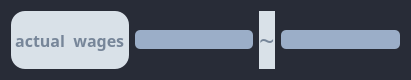
  <widget class="QWidget" name="horizontalLayoutWidget_2">
   <property name="geometry">
    <rect>
     <x>70</x>
     <y>140</y>
     <width>411</width>
     <height>80</height>
    </rect>
   </property>
   <property name="palette">
    <palette>
     <active>
      <colorrole role="WindowText">
       <brush brushstyle="SolidPattern">
        <color alpha="255">
         <red>119</red>
         <green>134</green>
         <blue>153</blue>
        </color>
       </brush>
      </colorrole>
      <colorrole role="Button">
       <brush brushstyle="SolidPattern">
        <color alpha="255">
         <red>40</red>
         <green>44</green>
         <blue>55</blue>
        </color>
       </brush>
      </colorrole>
      <colorrole role="Text">
       <brush brushstyle="SolidPattern">
        <color alpha="255">
         <red>119</red>
         <green>134</green>
         <blue>153</blue>
        </color>
       </brush>
      </colorrole>
      <colorrole role="ButtonText">
       <brush brushstyle="SolidPattern">
        <color alpha="255">
         <red>119</red>
         <green>134</green>
         <blue>153</blue>
        </color>
       </brush>
      </colorrole>
      <colorrole role="Base">
       <brush brushstyle="SolidPattern">
        <color alpha="255">
         <red>40</red>
         <green>44</green>
         <blue>55</blue>
        </color>
       </brush>
      </colorrole>
      <colorrole role="Window">
       <brush brushstyle="SolidPattern">
        <color alpha="255">
         <red>40</red>
         <green>44</green>
         <blue>55</blue>
        </color>
       </brush>
      </colorrole>
      <colorrole role="PlaceholderText">
       <brush brushstyle="SolidPattern">
        <color alpha="128">
         <red>119</red>
         <green>134</green>
         <blue>153</blue>
        </color>
       </brush>
      </colorrole>
     </active>
     <inactive>
      <colorrole role="WindowText">
       <brush brushstyle="SolidPattern">
        <color alpha="255">
         <red>119</red>
         <green>134</green>
         <blue>153</blue>
        </color>
       </brush>
      </colorrole>
      <colorrole role="Button">
       <brush brushstyle="SolidPattern">
        <color alpha="255">
         <red>40</red>
         <green>44</green>
         <blue>55</blue>
        </color>
       </brush>
      </colorrole>
      <colorrole role="Text">
       <brush brushstyle="SolidPattern">
        <color alpha="255">
         <red>119</red>
         <green>134</green>
         <blue>153</blue>
        </color>
       </brush>
      </colorrole>
      <colorrole role="ButtonText">
       <brush brushstyle="SolidPattern">
        <color alpha="255">
         <red>119</red>
         <green>134</green>
         <blue>153</blue>
        </color>
       </brush>
      </colorrole>
      <colorrole role="Base">
       <brush brushstyle="SolidPattern">
        <color alpha="255">
         <red>40</red>
         <green>44</green>
         <blue>55</blue>
        </color>
       </brush>
      </colorrole>
      <colorrole role="Window">
       <brush brushstyle="SolidPattern">
        <color alpha="255">
         <red>40</red>
         <green>44</green>
         <blue>55</blue>
        </color>
       </brush>
      </colorrole>
      <colorrole role="PlaceholderText">
       <brush brushstyle="SolidPattern">
        <color alpha="128">
         <red>119</red>
         <green>134</green>
         <blue>153</blue>
        </color>
       </brush>
      </colorrole>
     </inactive>
     <disabled>
      <colorrole role="WindowText">
       <brush brushstyle="SolidPattern">
        <color alpha="255">
         <red>120</red>
         <green>120</green>
         <blue>120</blue>
        </color>
       </brush>
      </colorrole>
      <colorrole role="Button">
       <brush brushstyle="SolidPattern">
        <color alpha="255">
         <red>40</red>
         <green>44</green>
         <blue>55</blue>
        </color>
       </brush>
      </colorrole>
      <colorrole role="Text">
       <brush brushstyle="SolidPattern">
        <color alpha="255">
         <red>120</red>
         <green>120</green>
         <blue>120</blue>
        </color>
       </brush>
      </colorrole>
      <colorrole role="ButtonText">
       <brush brushstyle="SolidPattern">
        <color alpha="255">
         <red>120</red>
         <green>120</green>
         <blue>120</blue>
        </color>
       </brush>
      </colorrole>
      <colorrole role="Base">
       <brush brushstyle="SolidPattern">
        <color alpha="255">
         <red>40</red>
         <green>44</green>
         <blue>55</blue>
        </color>
       </brush>
      </colorrole>
      <colorrole role="Window">
       <brush brushstyle="SolidPattern">
        <color alpha="255">
         <red>40</red>
         <green>44</green>
         <blue>55</blue>
        </color>
       </brush>
      </colorrole>
      <colorrole role="PlaceholderText">
       <brush brushstyle="SolidPattern">
        <color alpha="128">
         <red>0</red>
         <green>0</green>
         <blue>0</blue>
        </color>
       </brush>
      </colorrole>
     </disabled>
    </palette>
   </property>
   <property name="font">
    <font>
     <family>Algerian</family>
    </font>
   </property>
   <layout class="QHBoxLayout" name="horizontalLayout_2">
    <item>
     <widget class="QLabel" name="label_3">
      <property name="palette">
       <palette>
        <active>
         <colorrole role="WindowText">
          <brush brushstyle="SolidPattern">
           <color alpha="255">
            <red>119</red>
            <green>134</green>
            <blue>153</blue>
           </color>
          </brush>
         </colorrole>
         <colorrole role="Button">
          <brush brushstyle="SolidPattern">
           <color alpha="255">
            <red>217</red>
            <green>225</green>
            <blue>232</blue>
           </color>
          </brush>
         </colorrole>
         <colorrole role="Text">
          <brush brushstyle="SolidPattern">
           <color alpha="255">
            <red>119</red>
            <green>134</green>
            <blue>153</blue>
           </color>
          </brush>
         </colorrole>
         <colorrole role="ButtonText">
          <brush brushstyle="SolidPattern">
           <color alpha="255">
            <red>119</red>
            <green>134</green>
            <blue>153</blue>
           </color>
          </brush>
         </colorrole>
         <colorrole role="Base">
          <brush brushstyle="SolidPattern">
           <color alpha="255">
            <red>217</red>
            <green>225</green>
            <blue>232</blue>
           </color>
          </brush>
         </colorrole>
         <colorrole role="Window">
          <brush brushstyle="SolidPattern">
           <color alpha="255">
            <red>217</red>
            <green>225</green>
            <blue>232</blue>
           </color>
          </brush>
         </colorrole>
         <colorrole role="Highlight">
          <brush brushstyle="SolidPattern">
           <color alpha="255">
            <red>155</red>
            <green>174</green>
            <blue>200</blue>
           </color>
          </brush>
         </colorrole>
         <colorrole role="PlaceholderText">
          <brush brushstyle="SolidPattern">
           <color alpha="128">
            <red>119</red>
            <green>134</green>
            <blue>153</blue>
           </color>
          </brush>
         </colorrole>
        </active>
        <inactive>
         <colorrole role="WindowText">
          <brush brushstyle="SolidPattern">
           <color alpha="255">
            <red>119</red>
            <green>134</green>
            <blue>153</blue>
           </color>
          </brush>
         </colorrole>
         <colorrole role="Button">
          <brush brushstyle="SolidPattern">
           <color alpha="255">
            <red>217</red>
            <green>225</green>
            <blue>232</blue>
           </color>
          </brush>
         </colorrole>
         <colorrole role="Text">
          <brush brushstyle="SolidPattern">
           <color alpha="255">
            <red>119</red>
            <green>134</green>
            <blue>153</blue>
           </color>
          </brush>
         </colorrole>
         <colorrole role="ButtonText">
          <brush brushstyle="SolidPattern">
           <color alpha="255">
            <red>119</red>
            <green>134</green>
            <blue>153</blue>
           </color>
          </brush>
         </colorrole>
         <colorrole role="Base">
          <brush brushstyle="SolidPattern">
           <color alpha="255">
            <red>217</red>
            <green>225</green>
            <blue>232</blue>
           </color>
          </brush>
         </colorrole>
         <colorrole role="Window">
          <brush brushstyle="SolidPattern">
           <color alpha="255">
            <red>217</red>
            <green>225</green>
            <blue>232</blue>
           </color>
          </brush>
         </colorrole>
         <colorrole role="Highlight">
          <brush brushstyle="SolidPattern">
           <color alpha="255">
            <red>155</red>
            <green>174</green>
            <blue>200</blue>
           </color>
          </brush>
         </colorrole>
         <colorrole role="PlaceholderText">
          <brush brushstyle="SolidPattern">
           <color alpha="128">
            <red>119</red>
            <green>134</green>
            <blue>153</blue>
           </color>
          </brush>
         </colorrole>
        </inactive>
        <disabled>
         <colorrole role="WindowText">
          <brush brushstyle="SolidPattern">
           <color alpha="255">
            <red>120</red>
            <green>120</green>
            <blue>120</blue>
           </color>
          </brush>
         </colorrole>
         <colorrole role="Button">
          <brush brushstyle="SolidPattern">
           <color alpha="255">
            <red>217</red>
            <green>225</green>
            <blue>232</blue>
           </color>
          </brush>
         </colorrole>
         <colorrole role="Text">
          <brush brushstyle="SolidPattern">
           <color alpha="255">
            <red>120</red>
            <green>120</green>
            <blue>120</blue>
           </color>
          </brush>
         </colorrole>
         <colorrole role="ButtonText">
          <brush brushstyle="SolidPattern">
           <color alpha="255">
            <red>120</red>
            <green>120</green>
            <blue>120</blue>
           </color>
          </brush>
         </colorrole>
         <colorrole role="Base">
          <brush brushstyle="SolidPattern">
           <color alpha="255">
            <red>217</red>
            <green>225</green>
            <blue>232</blue>
           </color>
          </brush>
         </colorrole>
         <colorrole role="Window">
          <brush brushstyle="SolidPattern">
           <color alpha="255">
            <red>217</red>
            <green>225</green>
            <blue>232</blue>
           </color>
          </brush>
         </colorrole>
         <colorrole role="Highlight">
          <brush brushstyle="SolidPattern">
           <color alpha="255">
            <red>155</red>
            <green>174</green>
            <blue>200</blue>
           </color>
          </brush>
         </colorrole>
         <colorrole role="PlaceholderText">
          <brush brushstyle="SolidPattern">
           <color alpha="128">
            <red>0</red>
            <green>0</green>
            <blue>0</blue>
           </color>
          </brush>
         </colorrole>
        </disabled>
       </palette>
      </property>
      <property name="font">
       <font>
        <family>Algerian</family>
        <pointsize>12</pointsize>
        <weight>75</weight>
        <bold>true</bold>
       </font>
      </property>
      <property name="styleSheet">
       <string notr="true">background-color: rgb(217, 225, 232);
selection-background-color: rgb(155, 174, 200);
border:none;
border-radius:14px;</string>
      </property>
      <property name="text">
       <string> actual  wages </string>
      </property>
     </widget>
    </item>
    <item>
     <widget class="QLineEdit" name="c">
      <property name="palette">
       <palette>
        <active>
         <colorrole role="WindowText">
          <brush brushstyle="SolidPattern">
           <color alpha="255">
            <red>255</red>
            <green>255</green>
            <blue>255</blue>
           </color>
          </brush>
         </colorrole>
         <colorrole role="Button">
          <brush brushstyle="SolidPattern">
           <color alpha="255">
            <red>155</red>
            <green>174</green>
            <blue>200</blue>
           </color>
          </brush>
         </colorrole>
         <colorrole role="Text">
          <brush brushstyle="SolidPattern">
           <color alpha="255">
            <red>255</red>
            <green>255</green>
            <blue>255</blue>
           </color>
          </brush>
         </colorrole>
         <colorrole role="ButtonText">
          <brush brushstyle="SolidPattern">
           <color alpha="255">
            <red>119</red>
            <green>134</green>
            <blue>153</blue>
           </color>
          </brush>
         </colorrole>
         <colorrole role="Base">
          <brush brushstyle="SolidPattern">
           <color alpha="255">
            <red>155</red>
            <green>174</green>
            <blue>200</blue>
           </color>
          </brush>
         </colorrole>
         <colorrole role="Window">
          <brush brushstyle="SolidPattern">
           <color alpha="255">
            <red>155</red>
            <green>174</green>
            <blue>200</blue>
           </color>
          </brush>
         </colorrole>
         <colorrole role="PlaceholderText">
          <brush brushstyle="SolidPattern">
           <color alpha="128">
            <red>119</red>
            <green>134</green>
            <blue>153</blue>
           </color>
          </brush>
         </colorrole>
        </active>
        <inactive>
         <colorrole role="WindowText">
          <brush brushstyle="SolidPattern">
           <color alpha="255">
            <red>255</red>
            <green>255</green>
            <blue>255</blue>
           </color>
          </brush>
         </colorrole>
         <colorrole role="Button">
          <brush brushstyle="SolidPattern">
           <color alpha="255">
            <red>155</red>
            <green>174</green>
            <blue>200</blue>
           </color>
          </brush>
         </colorrole>
         <colorrole role="Text">
          <brush brushstyle="SolidPattern">
           <color alpha="255">
            <red>255</red>
            <green>255</green>
            <blue>255</blue>
           </color>
          </brush>
         </colorrole>
         <colorrole role="ButtonText">
          <brush brushstyle="SolidPattern">
           <color alpha="255">
            <red>119</red>
            <green>134</green>
            <blue>153</blue>
           </color>
          </brush>
         </colorrole>
         <colorrole role="Base">
          <brush brushstyle="SolidPattern">
           <color alpha="255">
            <red>155</red>
            <green>174</green>
            <blue>200</blue>
           </color>
          </brush>
         </colorrole>
         <colorrole role="Window">
          <brush brushstyle="SolidPattern">
           <color alpha="255">
            <red>155</red>
            <green>174</green>
            <blue>200</blue>
           </color>
          </brush>
         </colorrole>
         <colorrole role="PlaceholderText">
          <brush brushstyle="SolidPattern">
           <color alpha="128">
            <red>119</red>
            <green>134</green>
            <blue>153</blue>
           </color>
          </brush>
         </colorrole>
        </inactive>
        <disabled>
         <colorrole role="WindowText">
          <brush brushstyle="SolidPattern">
           <color alpha="255">
            <red>120</red>
            <green>120</green>
            <blue>120</blue>
           </color>
          </brush>
         </colorrole>
         <colorrole role="Button">
          <brush brushstyle="SolidPattern">
           <color alpha="255">
            <red>155</red>
            <green>174</green>
            <blue>200</blue>
           </color>
          </brush>
         </colorrole>
         <colorrole role="Text">
          <brush brushstyle="SolidPattern">
           <color alpha="255">
            <red>120</red>
            <green>120</green>
            <blue>120</blue>
           </color>
          </brush>
         </colorrole>
         <colorrole role="ButtonText">
          <brush brushstyle="SolidPattern">
           <color alpha="255">
            <red>120</red>
            <green>120</green>
            <blue>120</blue>
           </color>
          </brush>
         </colorrole>
         <colorrole role="Base">
          <brush brushstyle="SolidPattern">
           <color alpha="255">
            <red>155</red>
            <green>174</green>
            <blue>200</blue>
           </color>
          </brush>
         </colorrole>
         <colorrole role="Window">
          <brush brushstyle="SolidPattern">
           <color alpha="255">
            <red>155</red>
            <green>174</green>
            <blue>200</blue>
           </color>
          </brush>
         </colorrole>
         <colorrole role="PlaceholderText">
          <brush brushstyle="SolidPattern">
           <color alpha="128">
            <red>0</red>
            <green>0</green>
            <blue>0</blue>
           </color>
          </brush>
         </colorrole>
        </disabled>
       </palette>
      </property>
      <property name="font">
       <font>
        <family>Algerian</family>
        <weight>75</weight>
        <bold>true</bold>
       </font>
      </property>
      <property name="styleSheet">
       <string notr="true">background-color: rgb(155, 174, 200);
border-radius:5px;
</string>
      </property>
     </widget>
    </item>
    <item>
     <widget class="QLabel" name="label_4">
      <property name="palette">
       <palette>
        <active>
         <colorrole role="WindowText">
          <brush brushstyle="SolidPattern">
           <color alpha="255">
            <red>119</red>
            <green>134</green>
            <blue>153</blue>
           </color>
          </brush>
         </colorrole>
         <colorrole role="Button">
          <brush brushstyle="SolidPattern">
           <color alpha="255">
            <red>217</red>
            <green>225</green>
            <blue>232</blue>
           </color>
          </brush>
         </colorrole>
         <colorrole role="Text">
          <brush brushstyle="SolidPattern">
           <color alpha="255">
            <red>119</red>
            <green>134</green>
            <blue>153</blue>
           </color>
          </brush>
         </colorrole>
         <colorrole role="ButtonText">
          <brush brushstyle="SolidPattern">
           <color alpha="255">
            <red>119</red>
            <green>134</green>
            <blue>153</blue>
           </color>
          </brush>
         </colorrole>
         <colorrole role="Base">
          <brush brushstyle="SolidPattern">
           <color alpha="255">
            <red>217</red>
            <green>225</green>
            <blue>232</blue>
           </color>
          </brush>
         </colorrole>
         <colorrole role="Window">
          <brush brushstyle="SolidPattern">
           <color alpha="255">
            <red>217</red>
            <green>225</green>
            <blue>232</blue>
           </color>
          </brush>
         </colorrole>
         <colorrole role="Highlight">
          <brush brushstyle="SolidPattern">
           <color alpha="255">
            <red>155</red>
            <green>174</green>
            <blue>200</blue>
           </color>
          </brush>
         </colorrole>
         <colorrole role="PlaceholderText">
          <brush brushstyle="SolidPattern">
           <color alpha="128">
            <red>119</red>
            <green>134</green>
            <blue>153</blue>
           </color>
          </brush>
         </colorrole>
        </active>
        <inactive>
         <colorrole role="WindowText">
          <brush brushstyle="SolidPattern">
           <color alpha="255">
            <red>119</red>
            <green>134</green>
            <blue>153</blue>
           </color>
          </brush>
         </colorrole>
         <colorrole role="Button">
          <brush brushstyle="SolidPattern">
           <color alpha="255">
            <red>217</red>
            <green>225</green>
            <blue>232</blue>
           </color>
          </brush>
         </colorrole>
         <colorrole role="Text">
          <brush brushstyle="SolidPattern">
           <color alpha="255">
            <red>119</red>
            <green>134</green>
            <blue>153</blue>
           </color>
          </brush>
         </colorrole>
         <colorrole role="ButtonText">
          <brush brushstyle="SolidPattern">
           <color alpha="255">
            <red>119</red>
            <green>134</green>
            <blue>153</blue>
           </color>
          </brush>
         </colorrole>
         <colorrole role="Base">
          <brush brushstyle="SolidPattern">
           <color alpha="255">
            <red>217</red>
            <green>225</green>
            <blue>232</blue>
           </color>
          </brush>
         </colorrole>
         <colorrole role="Window">
          <brush brushstyle="SolidPattern">
           <color alpha="255">
            <red>217</red>
            <green>225</green>
            <blue>232</blue>
           </color>
          </brush>
         </colorrole>
         <colorrole role="Highlight">
          <brush brushstyle="SolidPattern">
           <color alpha="255">
            <red>155</red>
            <green>174</green>
            <blue>200</blue>
           </color>
          </brush>
         </colorrole>
         <colorrole role="PlaceholderText">
          <brush brushstyle="SolidPattern">
           <color alpha="128">
            <red>119</red>
            <green>134</green>
            <blue>153</blue>
           </color>
          </brush>
         </colorrole>
        </inactive>
        <disabled>
         <colorrole role="WindowText">
          <brush brushstyle="SolidPattern">
           <color alpha="255">
            <red>120</red>
            <green>120</green>
            <blue>120</blue>
           </color>
          </brush>
         </colorrole>
         <colorrole role="Button">
          <brush brushstyle="SolidPattern">
           <color alpha="255">
            <red>217</red>
            <green>225</green>
            <blue>232</blue>
           </color>
          </brush>
         </colorrole>
         <colorrole role="Text">
          <brush brushstyle="SolidPattern">
           <color alpha="255">
            <red>120</red>
            <green>120</green>
            <blue>120</blue>
           </color>
          </brush>
         </colorrole>
         <colorrole role="ButtonText">
          <brush brushstyle="SolidPattern">
           <color alpha="255">
            <red>120</red>
            <green>120</green>
            <blue>120</blue>
           </color>
          </brush>
         </colorrole>
         <colorrole role="Base">
          <brush brushstyle="SolidPattern">
           <color alpha="255">
            <red>217</red>
            <green>225</green>
            <blue>232</blue>
           </color>
          </brush>
         </colorrole>
         <colorrole role="Window">
          <brush brushstyle="SolidPattern">
           <color alpha="255">
            <red>217</red>
            <green>225</green>
            <blue>232</blue>
           </color>
          </brush>
         </colorrole>
         <colorrole role="Highlight">
          <brush brushstyle="SolidPattern">
           <color alpha="255">
            <red>155</red>
            <green>174</green>
            <blue>200</blue>
           </color>
          </brush>
         </colorrole>
         <colorrole role="PlaceholderText">
          <brush brushstyle="SolidPattern">
           <color alpha="128">
            <red>0</red>
            <green>0</green>
            <blue>0</blue>
           </color>
          </brush>
         </colorrole>
        </disabled>
       </palette>
      </property>
      <property name="font">
       <font>
        <family>Algerian</family>
        <pointsize>20</pointsize>
       </font>
      </property>
      <property name="styleSheet">
       <string notr="true">background-color: rgb(217, 225, 232);
selection-background-color: rgb(155, 174, 200);
border:none;
border-radius:14px;</string>
      </property>
      <property name="text">
       <string>~</string>
      </property>
     </widget>
    </item>
    <item>
     <widget class="QLineEdit" name="d">
      <property name="palette">
       <palette>
        <active>
         <colorrole role="WindowText">
          <brush brushstyle="SolidPattern">
           <color alpha="255">
            <red>255</red>
            <green>255</green>
            <blue>255</blue>
           </color>
          </brush>
         </colorrole>
         <colorrole role="Button">
          <brush brushstyle="SolidPattern">
           <color alpha="255">
            <red>155</red>
            <green>174</green>
            <blue>200</blue>
           </color>
          </brush>
         </colorrole>
         <colorrole role="Text">
          <brush brushstyle="SolidPattern">
           <color alpha="255">
            <red>255</red>
            <green>255</green>
            <blue>255</blue>
           </color>
          </brush>
         </colorrole>
         <colorrole role="ButtonText">
          <brush brushstyle="SolidPattern">
           <color alpha="255">
            <red>119</red>
            <green>134</green>
            <blue>153</blue>
           </color>
          </brush>
         </colorrole>
         <colorrole role="Base">
          <brush brushstyle="SolidPattern">
           <color alpha="255">
            <red>155</red>
            <green>174</green>
            <blue>200</blue>
           </color>
          </brush>
         </colorrole>
         <colorrole role="Window">
          <brush brushstyle="SolidPattern">
           <color alpha="255">
            <red>155</red>
            <green>174</green>
            <blue>200</blue>
           </color>
          </brush>
         </colorrole>
         <colorrole role="PlaceholderText">
          <brush brushstyle="SolidPattern">
           <color alpha="128">
            <red>119</red>
            <green>134</green>
            <blue>153</blue>
           </color>
          </brush>
         </colorrole>
        </active>
        <inactive>
         <colorrole role="WindowText">
          <brush brushstyle="SolidPattern">
           <color alpha="255">
            <red>255</red>
            <green>255</green>
            <blue>255</blue>
           </color>
          </brush>
         </colorrole>
         <colorrole role="Button">
          <brush brushstyle="SolidPattern">
           <color alpha="255">
            <red>155</red>
            <green>174</green>
            <blue>200</blue>
           </color>
          </brush>
         </colorrole>
         <colorrole role="Text">
          <brush brushstyle="SolidPattern">
           <color alpha="255">
            <red>255</red>
            <green>255</green>
            <blue>255</blue>
           </color>
          </brush>
         </colorrole>
         <colorrole role="ButtonText">
          <brush brushstyle="SolidPattern">
           <color alpha="255">
            <red>119</red>
            <green>134</green>
            <blue>153</blue>
           </color>
          </brush>
         </colorrole>
         <colorrole role="Base">
          <brush brushstyle="SolidPattern">
           <color alpha="255">
            <red>155</red>
            <green>174</green>
            <blue>200</blue>
           </color>
          </brush>
         </colorrole>
         <colorrole role="Window">
          <brush brushstyle="SolidPattern">
           <color alpha="255">
            <red>155</red>
            <green>174</green>
            <blue>200</blue>
           </color>
          </brush>
         </colorrole>
         <colorrole role="PlaceholderText">
          <brush brushstyle="SolidPattern">
           <color alpha="128">
            <red>119</red>
            <green>134</green>
            <blue>153</blue>
           </color>
          </brush>
         </colorrole>
        </inactive>
        <disabled>
         <colorrole role="WindowText">
          <brush brushstyle="SolidPattern">
           <color alpha="255">
            <red>120</red>
            <green>120</green>
            <blue>120</blue>
           </color>
          </brush>
         </colorrole>
         <colorrole role="Button">
          <brush brushstyle="SolidPattern">
           <color alpha="255">
            <red>155</red>
            <green>174</green>
            <blue>200</blue>
           </color>
          </brush>
         </colorrole>
         <colorrole role="Text">
          <brush brushstyle="SolidPattern">
           <color alpha="255">
            <red>120</red>
            <green>120</green>
            <blue>120</blue>
           </color>
          </brush>
         </colorrole>
         <colorrole role="ButtonText">
          <brush brushstyle="SolidPattern">
           <color alpha="255">
            <red>120</red>
            <green>120</green>
            <blue>120</blue>
           </color>
          </brush>
         </colorrole>
         <colorrole role="Base">
          <brush brushstyle="SolidPattern">
           <color alpha="255">
            <red>155</red>
            <green>174</green>
            <blue>200</blue>
           </color>
          </brush>
         </colorrole>
         <colorrole role="Window">
          <brush brushstyle="SolidPattern">
           <color alpha="255">
            <red>155</red>
            <green>174</green>
            <blue>200</blue>
           </color>
          </brush>
         </colorrole>
         <colorrole role="PlaceholderText">
          <brush brushstyle="SolidPattern">
           <color alpha="128">
            <red>0</red>
            <green>0</green>
            <blue>0</blue>
           </color>
          </brush>
         </colorrole>
        </disabled>
       </palette>
      </property>
      <property name="font">
       <font>
        <family>Algerian</family>
        <weight>75</weight>
        <bold>true</bold>
       </font>
      </property>
      <property name="styleSheet">
       <string notr="true">background-color: rgb(155, 174, 200);
border-radius:5px;
</string>
      </property>
     </widget>
    </item>
   </layout>
  </widget>
